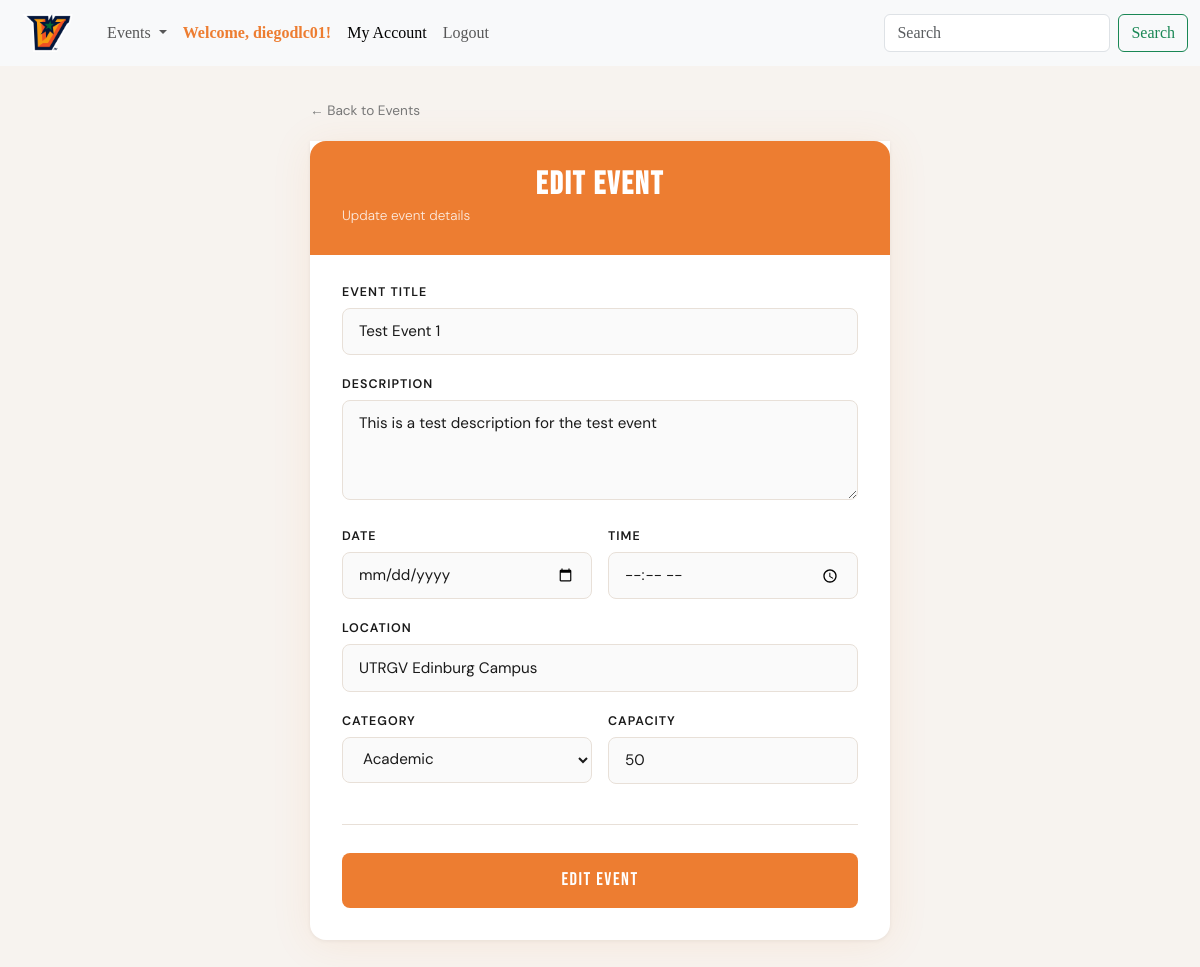
The app's page /events/1/edit/ (signed in) with its own data.
### events/models.py (models this page shows, shortened)
class Event(models.Model):
    CATEGORY_CHOICES = [
        ('academic', 'Academic'),
        ('sports', 'Sports'),
        ('social', 'Social'),
        ('emergency', 'Emergency Support'),
    ]
    title = models.CharField(max_length=200)
    description = models.TextField()
    date = models.DateField()
    time = models.TimeField()
    location = models.CharField(max_length=200)
    category = models.CharField(max_length=20, choices=CATEGORY_CHOICES)
    capacity = models.PositiveIntegerField(default=50)
    created_by = models.ForeignKey(User, on_delete=models.CASCADE)
    created_at = models.DateTimeField(auto_now_add=True)
    class Meta:
        ordering = ['date', 'time']

### events/views.py (the view, shortened to what this page needs)
# urls.py: path('<int:event_id>/edit/', views.event_edit, name='event_edit'),
@login_required
def event_edit(request, event_id):
    event = get_object_or_404(Event, id=event_id, created_by=request.user)
    return render(request, 'events/event_form.html', {'action': 'Edit', 'event': event})

### templates/events/event_form.html (shortened to what this page needs)
{% extends 'base.html' %}
{% load static %}
{% block content %}
<div class="form-wrapper">
  <div class="form-inner">
    <a href="{% url 'event_list' %}" class="back-link">← Back to Events</a>
    <div class="form-card">
      <div class="form-header">
        <h1>{{ action }} Event</h1>
        <p>{% if action == 'Create' %}Post a new campus event{% else %}Update event details{% endif %}</p>
      </div>
      <div class="form-body">
        <form method="POST">
          <div class="field-group">
            <label for="title">Event Title</label>
            <input type="text" name="title" id="title" required value="{{ event.title|default:'' }}">
          </div>
          <div class="field-group">
            <label for="description">Description</label>
            <textarea name="description" id="description" required>{{ event.description|default:'' }}</textarea>
          </div>
          <div class="field-row">
            <div class="field-group">
              <label for="date">Date</label>
              <input type="date" name="date" id="date" required value="{{ event.date|default:'' }}">
            </div>
            <div class="field-group">
              <label for="time">Time</label>
              <input type="time" name="time" id="time" required value="{{ event.time|default:'' }}">
            </div>
          </div>
          <div class="field-group">
            <label for="location">Location</label>
            <input type="text" name="location" id="location" required value="{{ event.location|default:'' }}">
          </div>
          <div class="field-row">
            <div class="field-group">
              <label for="category">Category</label>
              <select name="category" id="category" required>
                <option value="academic" {% if event.category == 'academic' %}selected{% endif %}>Academic</option>
              </select>
            </div>
            <div class="field-group">
              <label for="capacity">Capacity</label>
              <input type="number" name="capacity" id="capacity" min="1" required value="{{ event.capacity|default:'50' }}">
            </div>
          </div>
          <div class="divider"></div>
          <button type="submit" class="btn-submit">{{ action }} Event</button>
        </form>
      </div>
    </div>
  </div>
</div>
{% endblock %}

### templates/base.html (shortened to what this page needs)
{% load static %}
<!DOCTYPE html>
<html lang="en">
<head>
    <link href="https://cdn.jsdelivr.net/npm/bootstrap@5.3.3/dist/css/bootstrap.min.css" rel="stylesheet">
    <link rel="stylesheet" href="{% static 'css/style.css' %}">
</head>
<body>
    <nav class="navbar navbar-expand-lg bg-body-tertiary">
        <div class="container-fluid">
            <a class="navbar-brand" href="{% url 'home' %}">
                <img src="{% static 'images/logo.png' %}" alt="Vaquero Connect Logo" height="40">
            </a>
        <div class="collapse navbar-collapse" id="navbarSupportedContent">
            <ul class="navbar-nav me-auto mb-2 mb-lg-0">
                <li class="nav-item dropdown">
                    <a class="nav-link dropdown-toggle" href="#" role="button" data-bs-toggle="dropdown" aria-expanded="false">
                        Events
                    </a>
                </li>
                {% if user.is_authenticated %}
                    <li class="nav-item">
                        <span class="nav-link fw-bold" style="color: #ed7d31;">Welcome, {{ user.username }}!</span>
                    </li>
                    <li class="nav-item">
                        <a class="nav-link active" href="{% url 'account' %}">My Account</a>
                    </li>
                    <li class="nav-item">
                        <form method="POST" action="{% url 'logout' %}" class="d-inline">
                            <button type="submit" class="nav-link" style="background: none; border: none; cursor: pointer;">Logout</button>
                        </form>
                    </li>
                {% endif %}
            </ul>
            <form class="d-flex" role="search">
            <input class="form-control me-2" type="search" placeholder="Search" aria-label="Search"/>
            <button class="btn btn-outline-success" type="submit">Search</button>
            </form>
        </div>
        </div>
    </nav>
    {% block content %}
    {% endblock %}
</body>
</html>

### static/css/style.css (style rules this page uses)
body { margin: 0; background-color: #FF9248; font-family: Cambria, Cochin, Georgia, Times, 'Times New Roman', serif; }
h1 { color: white; text-align: center; font-weight: bold; }

### templates/events/event_form.html (style rules this page uses)
:root { --utrgv-orange: #ed7d31; --utrgv-orange-dark: #c9621a; --utrgv-orange-light: #fef0e6; --dark: #1a1a1a; --muted: #777; --border: #e8e0d8; }
.form-wrapper { min-height: calc(100vh - 56px); background: #f7f3ef; font-family: 'DM Sans', sans-serif; padding: 2rem 1rem; }
.form-inner { max-width: 580px; margin: 0 auto; }
.back-link { display: inline-block; margin-bottom: 1.25rem; color: var(--muted); font-size: 0.85rem; text-decoration: none; }
.form-card { background: #fff; border-radius: 0 0 16px 16px; box-shadow: 0 4px 40px rgba(237,125,49,0.10), 0 1px 4px rgba(0,0,0,0.06); overflow: hidden; }
.form-header { background: var(--utrgv-orange); padding: 1.75rem 2rem; border-radius: 16px 16px 0 0; }
.form-header h1 { font-family: 'Bebas Neue', sans-serif; font-size: 2rem; letter-spacing: 2px; color: #fff; margin: 0; line-height: 1; }
.form-header p { color: rgba(255,255,255,0.85); font-size: 0.85rem; margin: 0.3rem 0 0; font-weight: 300; }
.form-body { padding: 1.75rem 2rem 2rem; }
.field-group { margin-bottom: 1.25rem; }
.field-group label { display: block; font-size: 0.78rem; font-weight: 600; text-transform: uppercase; letter-spacing: 0.08em; color: var(--dark); margin-bottom: 0.4rem; }
.field-group input, .field-group textarea, .field-group select { width: 100%; padding: 0.7rem 1rem; border: 1.5px solid var(--border); border-radius: 8px; font-family: 'DM Sans', sans-serif; font-size: 0.95rem; color: var(--dark); background: #fafafa; transition: border-color 0.2s, box-shadow 0.2s; outline: none; box-sizing: border-box; }
.field-group textarea { resize: vertical; min-height: 100px; }
.field-row { display: grid; grid-template-columns: 1fr 1fr; gap: 1rem; }
.divider { height: 1px; background: var(--border); margin: 1.25rem 0; }
.btn-submit { width: 100%; padding: 0.85rem; background: var(--utrgv-orange); color: #fff; border: none; border-radius: 8px; font-family: 'Bebas Neue', sans-serif; font-size: 1.15rem; letter-spacing: 1.5px; cursor: pointer; transition: background 0.2s, transform 0.1s; margin-top: 0.5rem; }

### records on screen
Event: title "Test Event 1", description "This is a test description for the test event", location "UTRGV Edinburg Campus", category "Academic", capacity "50"

### other values on screen
{{ user.username }} "diegodlc01"
{{ action }} "Edit"
